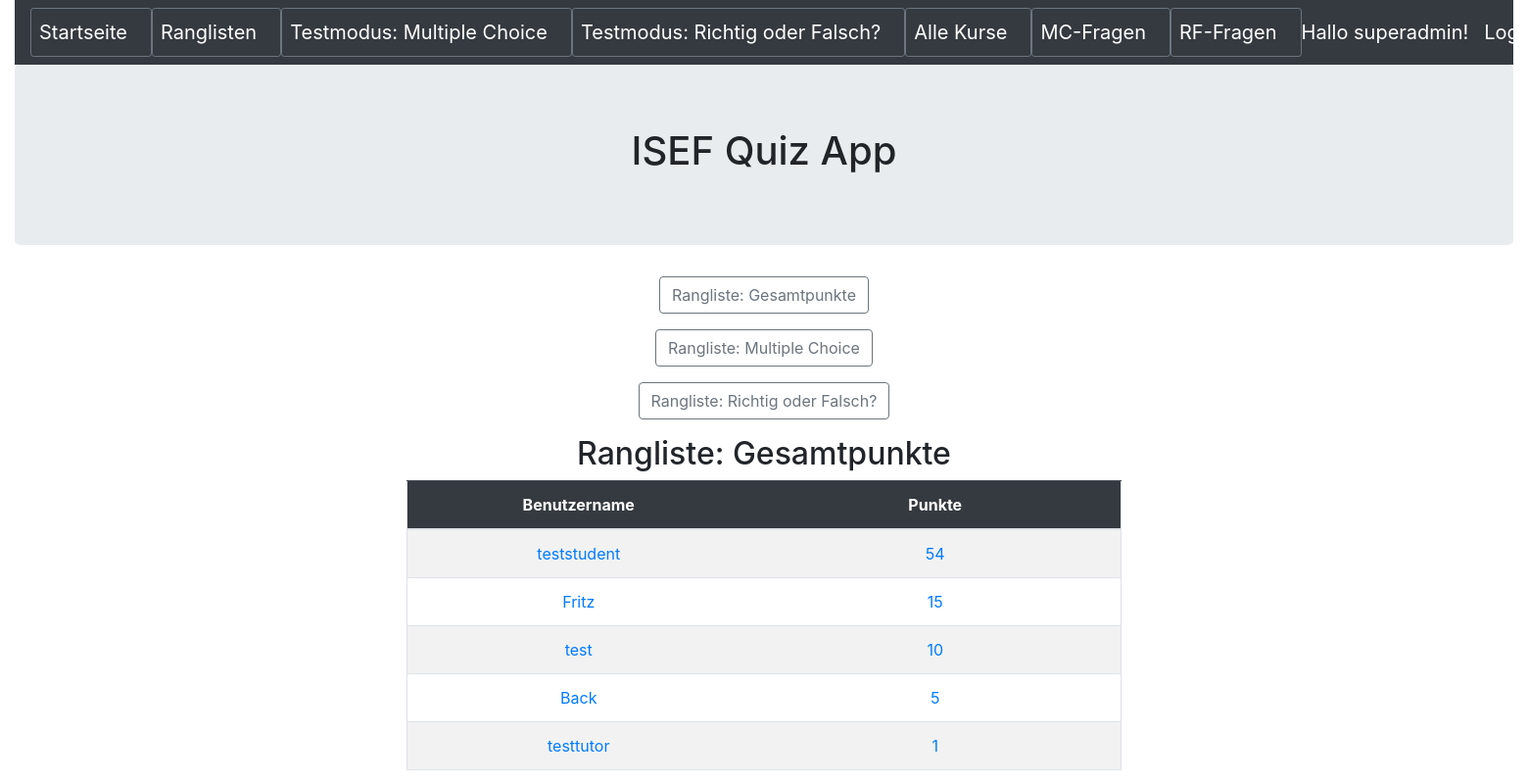
The app's page /ergebnistopgroupbypunkte (signed in) with its own data.
### quiz/models.py (models this page shows, shortened)
class Ergebnis(models.Model):
    testmodus = models.CharField(max_length=20,blank=False)
    benutzername = models.CharField(max_length=50,blank=False)
    kursid = models.CharField(max_length=5,blank=False)
    kursname = models.CharField(max_length=50,blank=False)
    zeitsekunden = models.IntegerField(blank=False)
    datum = models.DateField(auto_now_add=True)
    punkte = models.IntegerField(blank=False)
    fragentotal = models.IntegerField(blank=False)
    fragenkorrekt = models.IntegerField(blank=False)
    fragenfalsch = models.IntegerField(blank=False)

### quiz/views.py (the view)
# urls.py: path('ergebnistopgroupbypunkte', ErgebnisTopGroupByPunkte.as_view(), name='ergebnis_topgroupbypunkte'),
class ErgebnisTopGroupByPunkte(AuthListView):
    model = Ergebnis
    template_name = 'ergebnis/ergebnis_topgroupbypunkte.html'
    fields = '__all__'
    permission_required = ('quiz.view_ergebnis')
    def get_queryset(self):
        return Ergebnis.objects.raw('select id, benutzername, sum(punkte) as punkte from quiz_ergebnis group by benutzername order by punkte DESC')

### quiz/templates/ergebnis/ergebnis_topgroupbypunkte.html
{% extends 'base.html' %}
{% block content %}
<div class="text-center">
	<p><button type="button" class="btn btn-outline-secondary" onclick="location.href='{% url 'ergebnis_topgroupbypunkte'  %}'"> Rangliste: Gesamtpunkte</button></p>
	<p><button type="button" class="btn btn-outline-secondary " onclick="location.href='{% url 'ergebnis_topmcgroupbypunkte' %}'"> Rangliste: Multiple Choice</button></p>
	<p><button type="button" class="btn btn-outline-secondary" onclick="location.href='{% url 'ergebnis_toprfgroupbypunkte' %}'"> Rangliste: Richtig oder Falsch?</button></p>
</div>
<h2 class="text-center">Rangliste: Gesamtpunkte</h2>
<div class="container text-center">
	<div class="row justify-content-md-center">
		<div class="col-sm-8 ">
			<table  class ="table border table-hover table-striped">
				<thead class="table-dark">
					<th width=350 scope = "col">Benutzername</th>
					<th scope = "col">Punkte</th>
				</thead>
				<tbody>
				{% for ergebnis in object_list %}
					<tr>
						<td> <a href="{% url 'ergebnis_detail' ergebnis.pk %}">{{ ergebnis.benutzername }}</a> </td>
						<td> <a href="{% url 'ergebnis_detail' ergebnis.pk %}">{{ ergebnis.punkte }}</a> </td>
					</tr>
				{% endfor %}
				</tbody>
			</table>
		</div>
	</div>
</div>
{% endblock content %}

### templates/base.html (shortened to what this page needs)
<!DOCTYPE html>
<html>
  <head>
	<link rel="stylesheet" href="https://stackpath.bootstrapcdn.com/bootstrap/4.5.0/css/bootstrap.min.css">
  </head>
  <body>
    <div class="container-fluid">
        <header>
            <nav class="navbar navbar-expand-lg navbar-dark bg-dark">
                <button type="button" class="btn btn-outline-secondary btn-sm"><a class="navbar-brand" href="{% url 'index' %}">Startseite</a></button>
                <button type="button" class="btn btn-outline-secondary btn-sm"><a class="navbar-brand" href="{% url 'ergebnis_start' %}">Ranglisten</a></button>
                <button type="button" class="btn btn-outline-secondary btn-sm"><a class="navbar-brand" href="{% url 'mctest_select' %}">Testmodus: Multiple Choice</a></button>
                <button type="button" class="btn btn-outline-secondary btn-sm"><a class="navbar-brand" href="{% url 'rftest_select' %}">Testmodus: Richtig oder Falsch?</a></button>
                <button type="button" class="btn btn-outline-secondary btn-sm"><a class="navbar-brand" href="{% url 'kurs_start' %}">Alle Kurse</a></button>
                <button type="button" class="btn btn-outline-secondary btn-sm"><a class="navbar-brand" href="{% url 'frage_start' %}">MC-Fragen</a></button>
                <button type="button" class="btn btn-outline-secondary btn-sm"><a class="navbar-brand" href="{% url 'richtigoderfalsch_start' %}">RF-Fragen</a></button>
				{% if user.is_authenticated %}
                <a class="navbar-brand ml-auto order-md-last ">Hallo {{ user.get_username }}!</a>
                <a class="navbar-brand ml-auto order-md-last" href="{% url 'logout'%}?next={{request.path}}">Logout</a>
                {% else %}
                <a class="navbar-brand ml-auto order-md-last" href="{% url 'login'%}?next={{request.path}}">Login</a>
                {% endif %}
            </nav>
        </header>
        <div class="jumbotron">
            <h1 class="text-center">ISEF Quiz App</h1>
        </div>
        {% block content %}
        {% endblock content %}
    </div>
  </body>
</html>

### records on screen
Ergebnis: benutzername "teststudent", punkte "54"
Ergebnis: benutzername "Fritz", punkte "15"
Ergebnis: benutzername "test", punkte "10"
Ergebnis: benutzername "Back", punkte "5"
Ergebnis: benutzername "testtutor", punkte "1"

### other values on screen
{{ user.get_username }} "superadmin"
